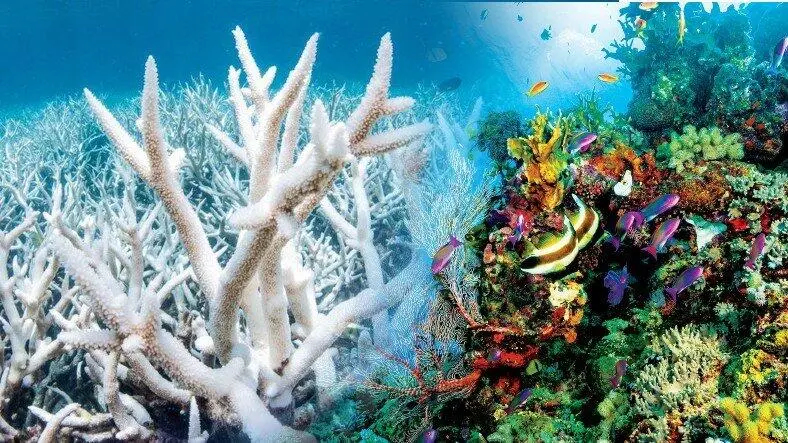
#> input picture G_ISLEME/MorfolojikIslemler/deniz1.png, 788 x 443 px, found by its file name
$ python MorfolojikIslemler2.py
#> lines starting #> are read from the running program, lines starting #| are printed output that depends on the picture
import cv2
import numpy as np


image=cv2.imread("G_ISLEME\MorfolojikIslemler\deniz1.png")
#> image is the input picture: shape (443, 788, 3); mean B, G, R 145, 140.8, 101.5

kernel=np.ones((5,5),np.uint8)


erosion = cv2.erode(image,kernel,iterations=1)
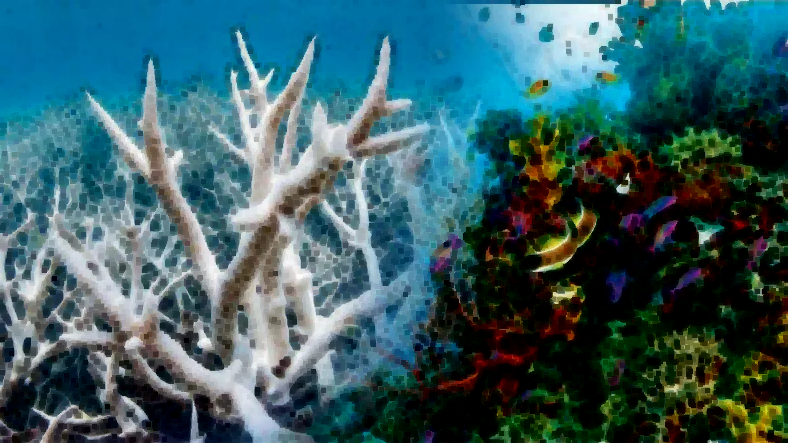
#> erosion: shape (443, 788, 3); mean B, G, R 100.3, 93.8, 55.5
dilation=cv2.dilate(erosion,kernel,iterations=1)
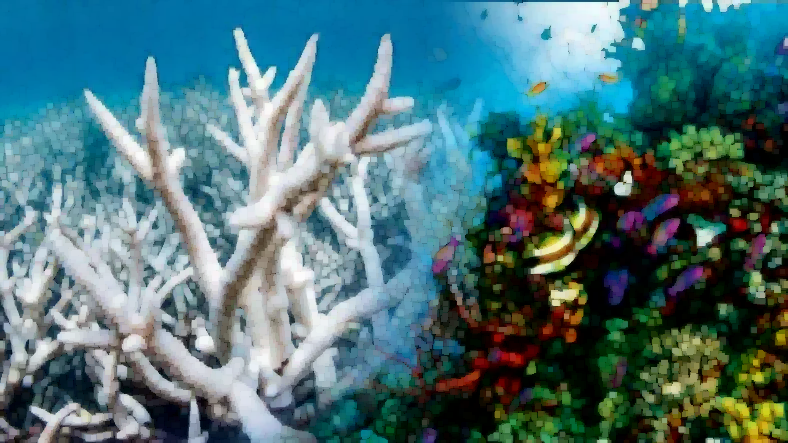
#> dilation: shape (443, 788, 3); mean B, G, R 120.1, 115.6, 77.1

opening=cv2.morphologyEx(image,cv2.MORPH_OPEN,kernel)

closing=cv2.morphologyEx(image,cv2.MORPH_CLOSE,kernel)
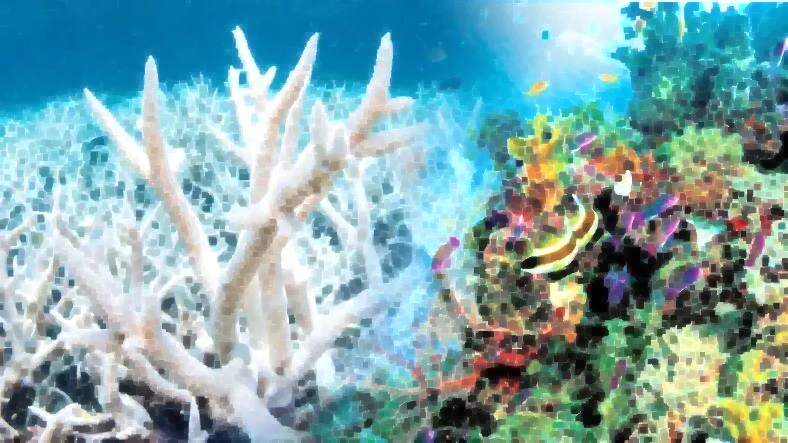
#> closing: shape (443, 788, 3); mean B, G, R 171.7, 167.5, 127.7

gradyan= cv2.morphologyEx(image,cv2.MORPH_GRADIENT,kernel)
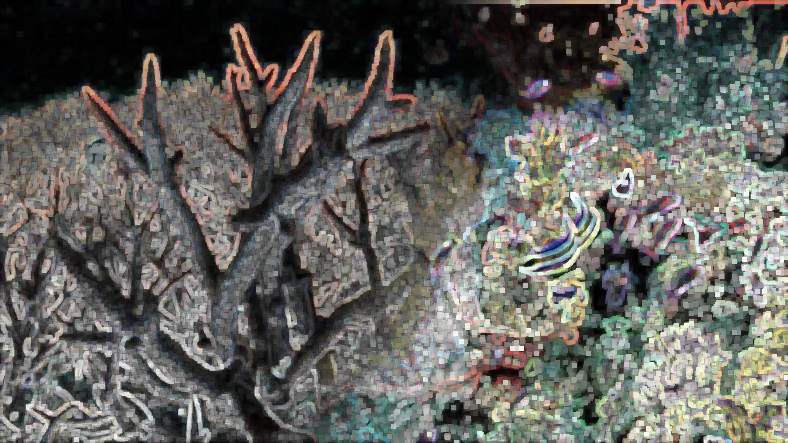
#> gradyan: shape (443, 788, 3); mean B, G, R 94.2, 98.4, 98.8

tophat=cv2.morphologyEx(image,cv2.MORPH_TOPHAT,kernel)
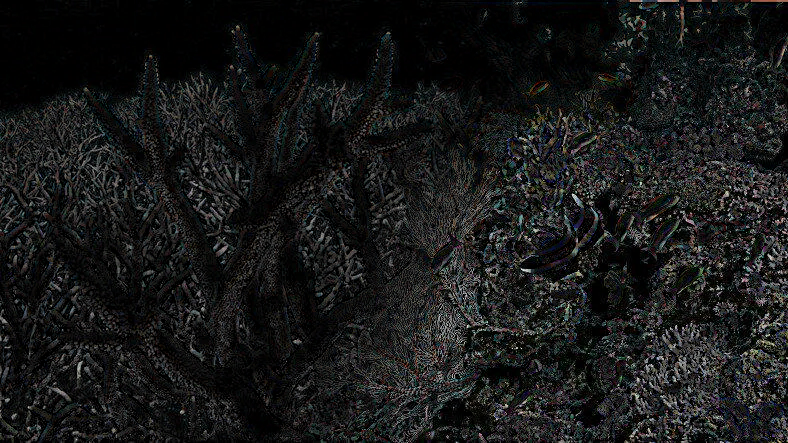
#> tophat: shape (443, 788, 3); mean B, G, R 24.9, 25.1, 24.3

blackhat=cv2.morphologyEx(image,cv2.MORPH_BLACKHAT,kernel)
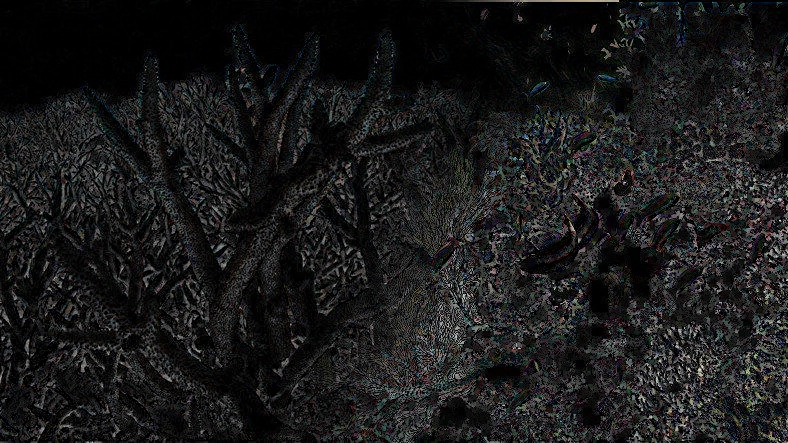
#> blackhat: shape (443, 788, 3); mean B, G, R 26.7, 26.8, 26.2


cv2.imshow("orijinal",image)
cv2.imshow("dilation",dilation)
cv2.imshow("erosion",erosion)

cv2.imshow("opening",opening) # ilk başta aşındırma işlemi sonra genişletme işlemi..
cv2.imshow("closing",closing) # opening işleminin tam tersi

cv2.imshow("gradyan",gradyan)
cv2.imshow("tophat",tophat) # arka planı gösterir

cv2.imshow("blackhat",blackhat)


cv2.waitKey(0)
cv2.destroyAllWindows()
